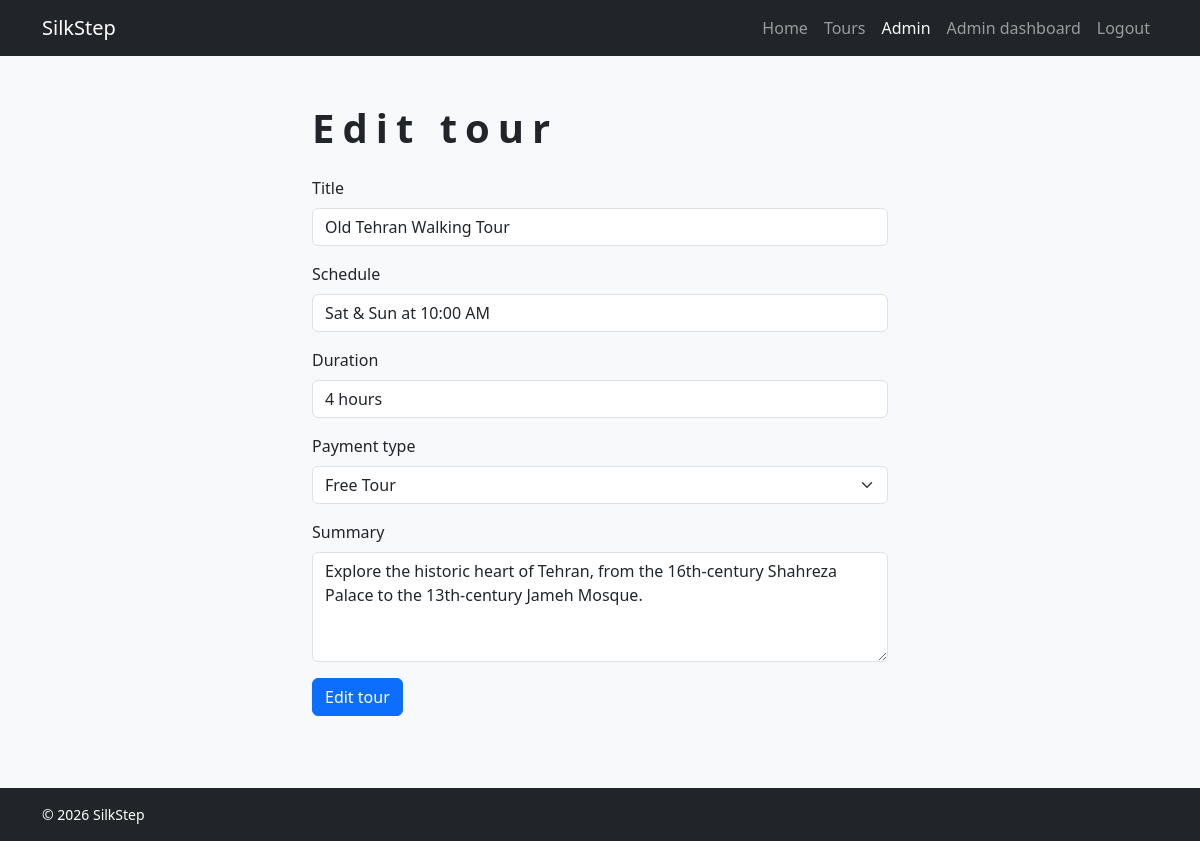
Page /guide/edit-tour/1 (signed in) on the committed database.
### tables this page shows
CREATE TABLE tours (
    id INTEGER PRIMARY KEY AUTOINCREMENT,
    title TEXT NOT NULL,
    schedule TEXT NOT NULL,
    duration TEXT NOT NULL,
    payment TEXT NOT NULL,
    summary TEXT NOT NULL
, guide_id INTEGER);

### app.py (the view, shortened to what this page needs)
@app.route("/guide/edit-tour/<int:tour_id>", methods=["GET", "POST"])
def edit_tour(tour_id):
    tour = can_manage_tour(tour_id)
    if not tour:
        return redirect(url_for("tours"))
    if bookings_dao.tour_has_bookings(tour_id):
        return "This tour already has bookings and cannot be edited.", 400
    return render_template("edit_tour.html", tour=dict(tour))

### app.py (called while the page is built)
def can_manage_tour(tour_id):
    tour = tours_dao.get_tour_by_id(tour_id)
    if not tour:
        return None
    role = session.get("user_role")
    user_id = session.get("user_id")
    if role == "admin":
        return tour
    if role == "guide" and tour["guide_id"] == user_id:
        return tour
    return None

### bookings_dao.py (called while the page is built)
def tour_has_bookings(tour_id):
    conn = sqlite3.connect("silkstep.db")
    row = conn.execute(
        "SELECT COUNT(*) FROM bookings WHERE tour_id = ?",
        (tour_id,)
    ).fetchone()
    conn.close()
    return row[0] > 0

### tours_dao.py (called while the page is built)
def get_tour_by_id(tour_id):
    conn = sqlite3.connect("silkstep.db")
    conn.row_factory = sqlite3.Row
    cursor = conn.cursor()
    cursor.execute("SELECT * FROM tours WHERE id = ?", (tour_id,))
    row = cursor.fetchone()
    cursor.close()
    conn.close()
    return row

### templates/edit_tour.html (shortened to what this page needs)
{% extends "base.html" %}
{% block content %}
<section class="container py-5" style="max-width: 600px;">
  <h1 class="mb-4">Edit tour</h1>
  <form method="POST" action="{{ url_for('edit_tour', tour_id=tour.id) }}">
    <div class="mb-3">
      <label class="form-label">Title</label>
      <input type="text" name="txt_title" class="form-control" value="{{ tour.title }}" required>
    </div>
    <div class="mb-3">
      <label class="form-label">Schedule</label>
      <input type="text" name="txt_schedule" class="form-control" value="{{ tour.schedule }}" required>
    </div>
    <div class="mb-3">
      <label class="form-label">Duration</label>
      <input type="text" name="txt_duration" class="form-control" value="{{ tour.duration }}" required>
    </div>
    <div class="mb-3">
      <label class="form-label">Payment type</label>
      <select name="txt_payment" class="form-select" required>
        <option value="Free Tour" {% if tour.payment == "Free Tour" %}selected{% endif %}>Free Tour</option>
      </select>
    </div>
    <div class="mb-3">
      <label class="form-label">Summary</label>
      <textarea name="txt_summary" class="form-control" rows="4" required>{{ tour.summary }}</textarea>    </div>
    <button type="submit" class="btn btn-primary">Edit tour</button>
  </form>
</section>
{% endblock %}

### static/css/style.css (style rules this page uses)
body { background-color: #f8f9fa; color: #212529; }
h1 { font-weight: 700; letter-spacing: 0.5rem; }

### rows in the picture
tours: txt_title "Old Tehran Walking Tour", txt_schedule "Sat & Sun at 10:00 AM", txt_duration "4 hours", txt_payment "Free Tour", txt_summary "Explore the historic heart of Tehran, from the 16th-century Shahreza Palace to the 13th-century Jameh Mosque."

### other values in the picture
{{ session.get('user_name') }} "Admin"
